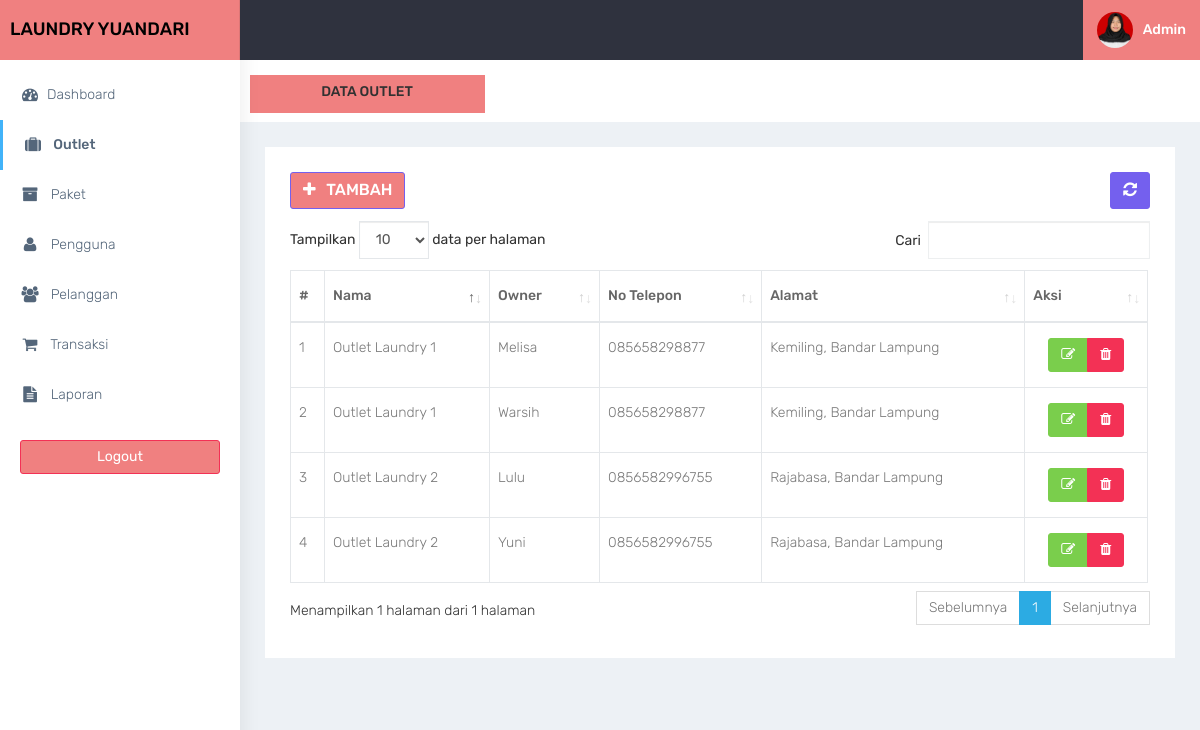
Screenshot of /admin/outlet.php (signed in) with the database file from the repository.
### tables this page shows
CREATE TABLE `user` (
  `id_user` int(11) NOT NULL,
  `nama_user` varchar(100) DEFAULT NULL,
  `username` varchar(32) DEFAULT NULL,
  `password` varchar(150) DEFAULT NULL,
  `outlet_id` int(11) DEFAULT NULL,
  `role` enum('admin','kasir','owner') DEFAULT NULL
);

CREATE TABLE `outlet` (
  `id_outlet` int(11) NOT NULL,
  `nama_outlet` varchar(100) DEFAULT NULL,
  `alamat_outlet` text DEFAULT NULL,
  `telp_outlet` varchar(15) DEFAULT NULL
);

### admin/functions.php (called while the page is built, shortened)
<?php
function ambildata($conn,$query){
    $data = mysqli_query($conn,$query);
    if (mysqli_num_rows($data) > 0) {
        while($row = mysqli_fetch_assoc($data)){
        $hasil[] = $row;
    }
    return $hasil;
    }
}
?>

### admin/outlet.php (the view)
<?php
$title = 'outlet';
require 'functions.php';
require 'layout_header.php';
$query = 'SELECT outlet.*, user.nama_user FROM outlet LEFT JOIN user ON user.outlet_id = outlet.id_outlet';
$data = ambildata($conn,$query);
?>
<div class="container-fluid">
    <div class="row bg-title">
        <div class="col-lg-3 col-md-4 col-sm-4 col-xs-12" style="background-color: lightcoral;">
            <h4 class="page-title" align="center">Data Outlet</h4> </div>
    </div>
    <div class="row">
        <div class="col-md-12 col-lg-12 col-sm-12 col-xs-12">
            <div class="white-box">
                <div class="row">
                    <div class="col-md-6" >
                        <a style="background-color: lightcoral;" href="outlet_tambah.php" class="btn btn-primary box-title"><i class="fa fa-plus fa-fw" ></i> Tambah</a>
                    </div>
                    <div class="col-md-6 text-right">
                        <button id="btn-refresh" class="btn btn-primary box-title text-right" title="Refresh Data"><i class="fa fa-refresh" id="ic-refresh"></i></button>
                    </div>
                </div>
                <div class="table-responsive">
                    <table class="table table-bordered thead-dark" id="table">
                        <thead class="thead-dark">
                            <tr>
                                <th>#</th>
                                <th>Nama</th>
                                <th>Owner</th>
                                <th>No Telepon</th>
                                <th>Alamat</th>
                                <th>Aksi</th>
                            </tr>
                        </thead>
                        <tbody>
                            <?php foreach($data as $outlet): ?>
                                <tr>
                                    <td></td>
                                    <td><?= htmlspecialchars($outlet['nama_outlet']); ?></td>
                                    <td>
                                        <?php if($outlet['nama_user'] == null){
                                            echo 'Belum Ada Owner';
                                        }else{
                                            echo htmlspecialchars($outlet['nama_user']);
                                        } ?>
                                    </td>
                                    <td><?= htmlspecialchars($outlet['telp_outlet']); ?></td>
                                    <td><?= htmlspecialchars($outlet['alamat_outlet']); ?></td>
                                    <td align="center">
                                        <div class="btn-group" role="group" aria-label="Basic example">
                                          <a href="outlet_edit.php?id=<?= $outlet['id_outlet']; ?>" data-toggle="tooltip" data-placement="bottom" title="Edit" class="btn btn-success"><i class="fa fa-edit"></i></a>
                                          <a href="outlet_hapus.php?id=<?= $outlet['id_outlet']; ?>" onclick="return confirm('Apakah yakin menghapus data outlet ?');" data-toggle="tooltip" data-placement="bottom" title="Hapus" class="btn btn-danger"><i class="fa fa-trash"></i></a>
                                        </div>
                                    </td>
                                </tr>
                            <?php endforeach; ?>
                        </tbody>
                    </table>
                </div>
            </div>
        </div>
    </div>
</div>
<?php
require'layout_footer.php';
?>

### admin/layout_header.php (shortened to what this page needs)
<!DOCTYPE html>
<html lang="en">
<head>
    <link href="../assets/bootstrap/dist/css/bootstrap.min.css" rel="stylesheet">
    <link href="../assets/plugins/bower_components/sidebar-nav/dist/sidebar-nav.min.css" rel="stylesheet">
    <link href="../assets/plugins/bower_components/toast-master/css/jquery.toast.css" rel="stylesheet">
    <link href="../assets/plugins/bower_components/morrisjs/morris.css" rel="stylesheet">
    <link href="../assets/plugins/bower_components/chartist-js/dist/chartist.min.css" rel="stylesheet">
    <link href="../assets/plugins/bower_components/chartist-plugin-tooltip-master/dist/chartist-plugin-tooltip.css" rel="stylesheet">
    <link href="../assets/css/animate.css" rel="stylesheet">
    <link href="../assets/css/style.css" rel="stylesheet">
    <link href="../assets/css/colors/default.css" id="theme" rel="stylesheet">
    <link rel="stylesheet" type="text/css" href="../assets/DataTables/datatables.min.css"/>
</head>
<body class="fix-header" style="background-color: lightcoral;">
    <div id="wrapper">
        <nav class="navbar navbar-default navbar-static-top m-b-0">
            <div class="navbar-header">
                <div class="top-left-part" style="background-color: lightcoral;">
                    <a class="logo" href="index.php" >
                        <b style="color:black" >
                            LAUNDRY YUANDARI
                        </b>
                    </a>
                </div>
                <ul class="nav navbar-top-links navbar-right pull-right" style="background-color: lightcoral;">
                    <li>
                        <a class="profile-pic" href="#"> <img src="../assets/images/adm1.jpg" alt="user-img" width="36" class="img-circle"><b class="hidden-xs">Admin</b></a>
                    </li>
                </ul>
            </div>
        </nav>
        <div class="navbar-default sidebar" role="navigation">
            <div class="sidebar-nav slimscrollsidebar">
                <ul class="nav" id="side-menu">
                    <li style="padding: 70px 0 0;">
                        <a href="index.php" class="waves-effect <?php if($title=='dashboard'){echo 'active';} ?>"><i class="fa fa-tachometer fa-fw" aria-hidden="true" ></i>Dashboard</a>
                    </li>
                    <li>
                        <a href="outlet.php" class="waves-effect <?php if($title=='outlet'){echo 'active';} ?>"><i class="fa fa-suitcase fa-fw" aria-hidden="true"></i> Outlet</a>
                    </li>
                    <li>
                        <a href="paket.php" class="waves-effect <?php if($title=='paket'){echo 'active';} ?>"><i class="fa fa-archive fa-fw" aria-hidden="true"></i> Paket</a>
                    </li>
                    <li>
                        <a href="pengguna.php" class="waves-effect <?php if($title=='pengguna'){echo 'active';} ?>"><i class="fa fa-user fa-fw" aria-hidden="true"></i> Pengguna</a>
                    </li>
                    <li>
                        <a href="pelanggan.php" class="waves-effect <?php if($title=='pelanggan'){echo 'active';}?>"><i class="fa fa-users fa-fw" aria-hidden="true"></i> Pelanggan</a>
                    </li>
                    <li>
                        <a href="transaksi.php" class="waves-effect"><i class="fa fa-shopping-cart fa-fw" aria-hidden="true"></i> Transaksi</a>
                    </li>
                    <li>
                        <a href="laporan.php" class="waves-effect <?php if($title=='laporan'){echo 'active';}?>"><i class="fa fa-file-text fa-fw" aria-hidden="true"></i> Laporan</a>
                    </li>
                </ul>
                <div class="center p-20" >
                     <a href="logout.php" class="btn btn-danger btn-block waves-effect waves-light" style="background-color: lightcoral;">Logout</a>
                 </div>
            </div>
        </div>
        <div id="page-wrapper">

### admin/layout_footer.php (shortened to what this page needs)
        </div>
    </div>
</body>
</html>

### assets/css/colors/default.css (style rules this page uses)
body { background: #fff; }
.top-left-part { background: #fff; }
.navbar-header { background: #2f323e; }
.navbar-top-links > li > a { color: #ffffff; }
.sidebar { background: #fff; box-shadow: 1px 0px 20px rgba(0, 0, 0, 0.08); }
#side-menu li a { color: #54667a; }
#side-menu li a { color: #54667a; border-left: 0px solid #fff; }
#side-menu > li > a { border-left: 3px solid transperant; }
#side-menu > li > a.active { background: transperant; color: #54667a; border-left: 3px solid #41b3f9; font-weight: 500; }

### rows the page displays
user: outlet.nama_outlet "Outlet Laundry 1", nama_user "Melisa", outlet.telp_outlet "085658298877", outlet.alamat_outlet "Kemiling, Bandar Lampung"
user: outlet.nama_outlet "Outlet Laundry 1", nama_user "Warsih", outlet.telp_outlet "085658298877", outlet.alamat_outlet "Kemiling, Bandar Lampung"
user: outlet.nama_outlet "Outlet Laundry 2", nama_user "Lulu", outlet.telp_outlet "0856582996755", outlet.alamat_outlet "Rajabasa, Bandar Lampung"
user: outlet.nama_outlet "Outlet Laundry 2", nama_user "Yuni", outlet.telp_outlet "0856582996755", outlet.alamat_outlet "Rajabasa, Bandar Lampung"
